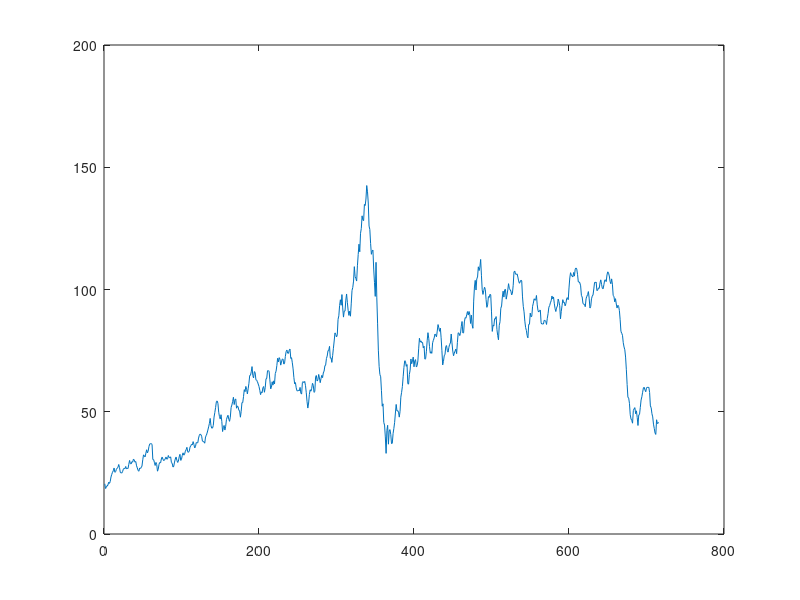

Write the MATLAB code that produced this figure. (Note: this script raises an error after producing the figure.)
%% This is the main code for our project "Augmented support vector regression with autoregressive process via iterative procedure".
%% Jinran Wu (email: jinran.wu@hdr.qut.edu.au) and You-Gan Wang (email: you-gam.wang@qut.edu.au)
%% School of Mathematical Sciences, Queensland Univerisity of Technology, Brisbane 4001, QLD, Australia
%% %%%%%%%%%%%%%%%%%%%%%%%%%%%%%%%%%%%%%%%%%%%%%%%%%%%%%%%%%%%%%%%%%%%%%%%%%%%%%%%%%%%%%%%%%%%%%%%%%%%%%%%%%%%%%%%%%%%%%
%% %%%%%%%%%%%%%%%%%%%%%%%%%%%%%%%%%%%%%%TemporalSVR framework%%%%%%%%%%%%%%%%%%%%%%%%%%%%%%%%%%%%%%%%%%%%%%%%%%%%%%%%%%
%% %%%%%%%%%%%%%%%%%%%%%%%%%%%%%%%%%%%%%%%%%%%%%%%%%%%%%%%%%%%%%%%%%%%%%%%%%%%%%%%%%%%%%%%%%%%%%%%%%%%%%%%%%%%%%%%%%%%%%
%%
%% Clear the environment
%% Crude Oil price forecasting
%% Clear the environment
clc,clear
load crude_data
plot(data(1:716))
DataSet=[data(2:716,1),normalize([data(2:716,2:10),data(1:715,1)])];
%%
for i=1:1
InputTrain=DataSet(1:599+i,2:11);
OutputTrain=DataSet(1:599+i,1);
InputTest=DataSet(600+i,2:11);
OutputTest=DataSet(600+i,1);
%%
C=quantile(abs(OutputTrain),0.95);
g=0.01;
Epsilon=iqr(OutputTrain)/13.49;
[Alpha, Flag, B]=BasicSVR(InputTrain',OutputTrain', Epsilon, C,g);
BasicFitting=SVRPred(Alpha,Flag,B,InputTrain',g, InputTrain');
BasicPrediction(i)=SVRPred(Alpha,Flag,B,InputTrain',g, InputTest');
% Initialized series U
BasicU_Series=OutputTrain-BasicFitting';
% the temporal lag P
TemporalUInputTrain=[BasicU_Series(1:end-5)'; BasicU_Series(2:end-4)';BasicU_Series(3:end-3)';BasicU_Series(4:end-2)';BasicU_Series(5:end-1)'];
TemporalXInputTrain=InputTrain(6:end,:);
TemporalYOutTrain=OutputTrain(6:end);
% basic temporlSVR training
sigma=1;
[Alpha1, Flag1, B1]=TemporalSVR(TemporalXInputTrain',TemporalUInputTrain,TemporalYOutTrain',Epsilon,C,g,sigma);
% for iter=1:MaxIter
TemporalFitting1=TemporalSVRPred(Alpha1,Flag1,B1,TemporalXInputTrain',TemporalUInputTrain,g,TemporalXInputTrain',TemporalUInputTrain);
%figure(1)
%plot(TemporalXInputTrain,TrueTrain(2:end),'.k')
%hold on
%plot(TemporalXInputTrain,BasicFitting(2:end),'.r')
%hold on
%plot(TemporalXInputTrain,TemporalFitting1,'.b')
% Parameter estimation
x0=[1 1];
lb=[0 0];
ub=[];
A = [];
b = [];
Aeq = [];
beq = [];
ParameterEstor=fmincon(@(Para)epilossFix(Para, TemporalFitting1, TemporalYOutTrain),x0,A,b,Aeq,beq,lb,ub);
ep=ParameterEstor(1);
SD=ParameterEstor(2);
% Now we fix epsilon and scale to update omega, phi, and b.
SigmaValue=SD;
CT=quantile(abs(TemporalYOutTrain./SigmaValue),0.95);
EpsilonT=ep;
[Alpha2, Flag2, B2]=TemporalSVR(TemporalXInputTrain',TemporalUInputTrain,TemporalYOutTrain',EpsilonT,CT,g,SigmaValue);
% Now we update series U
BasicFitting3=SVRPred(Alpha2,Flag2,B2,TemporalXInputTrain',g, InputTrain');
NewU_Series=OutputTrain-BasicFitting3';
% Fix epsilon and scale, update omega, phi and b by new Useries
NewTemporalUInputTrain=[NewU_Series(1:end-5)';NewU_Series(2:end-4)';NewU_Series(3:end-3)';NewU_Series(4:end-2)';NewU_Series(5:end-1)'];
[Alpha1, Flag1, B1]=TemporalSVR(TemporalXInputTrain',NewTemporalUInputTrain,TemporalYOutTrain',EpsilonT,CT,g,SigmaValue);
%% AIC calculation
K=5;
TemporalFittingFinal=TemporalSVRPred(Alpha1,Flag1,B1,TemporalXInputTrain',NewTemporalUInputTrain,g,TemporalXInputTrain',NewTemporalUInputTrain);
errors=TemporalYOutTrain-TemporalFittingFinal';
AIC_Value(i)=CalculateAIC(K,ep,SD,errors);
%end %  you can set the MaxIteration here
TemporalInputTest=NewU_Series(end);
TemporalPrediction(i)=TemporalSVRPred(Alpha1,Flag1,B1,TemporalXInputTrain',NewTemporalUInputTrain,g,InputTest',TemporalInputTest);
i
end
TrueResponse=DataSet(601:end,1)';
Temporal_MAE=mean(abs(TemporalPrediction-TrueResponse))
Basic_MAE=mean(abs(BasicPrediction-TrueResponse))
Temporal_RMAE=sqrt(mean((TemporalPrediction-TrueResponse).^2))
Basic_RMAE=sqrt(mean((BasicPrediction-TrueResponse).^2))
figure(1)
plot(TrueResponse)
hold on
plot(TemporalPrediction,'r')
hold on
plot(BasicPrediction,'g')
figure(2)
subplot(2,1,1)
parcorr(NewU_Series)
subplot(2,1,2)
autocorr(NewU_Series)